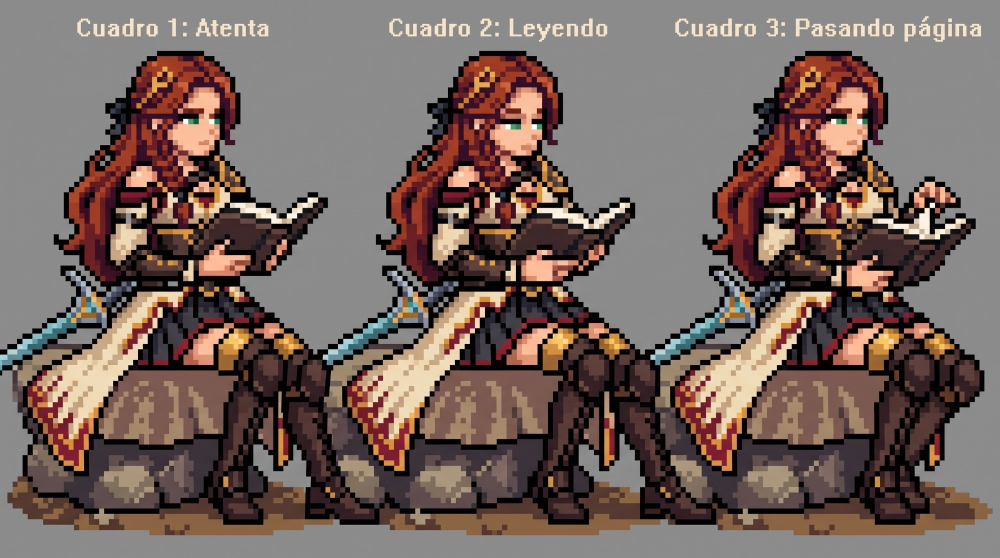
#> input picture docs/reference/lyra-read-owner-reference.jpg, 2000 x 1116 px (shown at 1/2 size)
$ python lyra-read-from-ref.py
#> lines starting #> are read from the running program, lines starting #| are printed output that depends on the picture
### tools/refs/lyra_read_ref.py
"""The owner's three frames of Lyra reading (docs/reference/lyra-read-owner-reference.jpg), shared by
lyra-read-from-ref.py (her pieces) and seat-rock-from-ref.py (the rock she sits on).

His picture (2000 x 1116, 2026-10-22) is our Lyra's read pose repainted by him in three panels:
"Cuadro 1: Atenta", "Cuadro 2: Leyendo", "Cuadro 3: Pasando pagina". She sits on a grey rock with an
open dark book in both hands; in the third frame her far hand lifts the far page. His words: "copialo
exacto me encanta estas poses nuevas de sentado y leyendo es el nuevo standard", and of her hands "mira
como estan sus manos se ven excelentes copialo igual"; of the rock "puedes usar la piedra tambien como
objeto pero ese objeto cambiara dependiendo del escenario" (so the rock is a seat of its own, not hers).

His grid: about 10.4 picture pixels a pixel of his, drifting over the picture (owner_paintover.native
finds it per panel). He drew her at OUR scale: one of his pixels is one fine pixel of our sprite (her
head, face and torso lie on our Lyra's at 1.00; his figure is taller only because she sits upright on a
taller seat), so every pixel is taken one for one. The three panels line up: panel k's column x is
panel 1's column x - SHIFT[k] (they agree to the pixel on her head), and panel 1's pixel (x, y) is our
fine pixel (x + OFFSET[0], y + OFFSET[1]): his soles (row 92) on our ground row 215, her near boot where
our read pose has had it.

Every pixel of a frame belongs to one owner, the option of hers that draws it: her hair, her face (the
face shape 'fine'), the blouse (with the skin of her shoulders, arms and hands, as the blouse carries her
bare shoulder at idle), the corset, the skirt, the tabard, the belt, the boots (with the bare thighs
above them), the sword, the book (camp prop, campfx.ts) and the rock (the seat prop, seats.ts).
ZONES says which, in panel 1's columns: a pixel takes the owner of the last zone it falls in whose rule
takes its colour. His black line goes with every owner it touches, so each one is closed in his line.
"""

import os
import sys

import numpy as np

sys.path.insert(0, os.path.dirname(os.path.abspath(__file__)))

import owner_paintover as P  # noqa: E402

REF = os.path.join(P.REPO, 'docs', 'reference', 'lyra-read-owner-reference.jpg')
PITCH = 10.4
# The picture's box round each panel (they overlap: a box takes a little of its neighbours, cut below).
BOXES = [(5, 95, 760, 1085), (600, 95, 1400, 1085), (1240, 95, 1998, 1085)]
SHIFT = [0, 5, 5]
OFFSET = (74, 123)
# Panel 1's columns kept, and the rows: wide enough for the toe of her far boot, which he drew reaching
# right to the next panel's rock (panel 1's column 74, panel 2's 77).
COLS = 78
ROWS = 97
# Panel 2's far toe lies past its box (the grid read stops at a box's edge and repeats its last cells
# there): those columns are read again over a wider box from the same corner (the same cells; inside the
# old box the two reads agree on her boot), from this column of panel 1's on.
REACH = {1: ((600, 95, 1450, 1085), 74)}
# Panel 1's blade runs off the left edge of his picture. Its box starts 5 picture pixels in, so the grid
# read leaves the cells there unread (black): column 2 was a straight black line down the blade's end
# (the owner, 2026-10-22: "yo aun veo el arma cortada"). The columns before EDGE's column are read again
# over a box from the picture's very edge (the same cells: the same grid and size; the read is kept only
# there, since the wider fit drifts a cell elsewhere), so his blade's last column (2) is his: three cells
# of blade between his line.
EDGE = {0: ((0, 95, 760, 1085), 3)}
# Her blade is his sit picture's (lyra_sit_ref.sit_blade(); the owner, 2026-10-22, of "Pasando pagina" next
# to that picture: "mira la referencia la punta es un poco mas larga y afilada", then "la espada nuestra se ve
# mas corta que en la referencia arregla esto alargandola y poniendola pixel a pixel con mi referencia"). In
# each frame his guard and grip stay; his short blade (its blues left of BLADE_X and his line round them)
# gives way to his sit blade, whole from the guard to the point, his pixels and colours as they are, laid
# from the guard: his sit sword where its guard falls on this frame's (sword_blade()). His guard is the same
# in the three frames and in his sit picture, so the sword points the same way in all of them and the blade
# is not turned (his short read blades, drawn freehand to the panel's edge, lean up to 3 degrees steeper).
# BLADE_X: the blade's columns, left of the guard (panel 1's columns).
BLADE_X = 15
# His grey page, and how far from it a pixel is still page.
PAGE = (139, 139, 139)
PAGE_TOL = 14
# Colours of his within this distance (per channel) are one colour of his.
TOL = 12
# His black line: every channel below this.
LINE = 45
NAMES = ['Atenta', 'Leyendo', 'Pasando pagina']


def right_of(starts):
    """The cells from a column on, row by row: starts is [(row, first column)], each holding down to the
    next row given (the last to the bottom), as a polygon for inside()."""
    poly = []
    for i, (y, x) in enumerate(starts):
        y2 = starts[i + 1][0] if i + 1 < len(starts) else ROWS + 1
        poly += [(x, y), (x, y2)]
    return poly + [(COLS + 1, ROWS + 1), (COLS + 1, starts[0][0])]


# Where the next panel begins on the right of panels 1 and 2, row by row (panel 1's columns): his black
# line round her far knee, shin and boot is hers, the next panel's sword tip, tabard, rock and earth from
# the column after it. (A rectangle from column 64 down took her far shin's line and her far foot with
# them: the owner, 2026-10-22, "tiene cortada la pierna corrigelo".) Where her line and the next panel's
# lie side by side, the second is the neighbour's.
NEXT = {
    0: [(52, 62), (60, 64), (61, 65), (63, 66), (68, 65), (69, 64), (71, 65), (73, 64), (74, 65), (75, 66), (76, 65),
        (77, 66), (78, 67), (79, 66), (81, 67), (82, 68), (83, 67), (84, 69), (86, 70), (87, 71), (89, 74), (90, 75)],
    1: [(52, 63), (60, 65), (61, 66), (63, 67), (68, 66), (71, 67), (73, 66), (74, 67), (75, 68), (76, 67), (77, 68),
        (78, 69), (79, 68), (81, 69), (82, 70), (83, 69), (84, 71), (86, 72), (87, 73), (88, 74), (89, 77), (90, 78)],
}
# The neighbours' pixels in each panel's box (panel 1's columns): the next panel's book above her book,
# and its sword, rock and earth beside her far leg (NEXT); on the left of panels 2 and 3 the panel
# before's boots and book, short of her sword's tip.
OTHERS = {
    0: [[(-6, 0), (3, 0), (3, 58), (2, 58), (2, 64), (3, 64), (3, 98), (-6, 98)], right_of(NEXT[0]), [(66, 0), (COLS + 1, 0), (COLS + 1, 52), (66, 52)]],
    1: [[(-6, 0), (3, 0), (3, 59), (1, 59), (1, 61), (2, 61), (2, 63), (3, 63), (3, 98), (-6, 98)], right_of(NEXT[1]), [(67, 0), (COLS + 1, 0), (COLS + 1, 52), (67, 52)]],
    2: [[(-6, 0), (3, 0), (3, 59), (1, 59), (1, 61), (2, 61), (2, 63), (3, 63), (3, 98), (-6, 98)], [(67, 0), (COLS + 1, 0), (COLS + 1, 52), (67, 52)]],
}


def _cls(m):
    r, g, b = m[..., 0], m[..., 1], m[..., 2]
    return r, g, b


def skin(m):
    r, g, b = _cls(m)
    return (r > 195) & (g > 120) & (g < 215) & (b > 85) & (b < 190) & (r - b > 45) & (r - g > 35)


def leather(m):
    """The corset's, bracers' and pauldron's colours: its browns, golds and steels (not her cream, red or skin)."""
    r, g, b = _cls(m)
    gold = (r > 150) & (g > 100) & (b < 120) & (r - b > 70) & ~skin(m)
    brown = (r >= g - 4) & (g >= b - 12) & (r < 170) & (r - g < 45)
    steel = (np.abs(r - b) < 25) & (np.abs(g - b) < 25) & (r > 60) & (r < 200)
    return gold | brown | steel


def rock(m):
    """The rock's greys and the earth's browns (not her tabard's cream, red and gold, or skin)."""
    r, g, b = _cls(m)
    cream = (r > 195) & (g > 170)
    gold = (r > 170) & (g > 100) & (b < 110) & (r - b > 80)
    red = (r - g > 45) & (b < 90) & (r > 100) & (g < 80)
    return ~cream & ~gold & ~red & ~skin(m)


def earth(m):
    """The earth under the rock and round her boots: his warm browns, lighter than the boots' leather."""
    r, g, b = _cls(m)
    return (r > 105) & (r < 175) & (g > 60) & (g < 120) & (b < 90) & (r - b > 40)


def hair(m):
    """His auburns and the dark maroon of her hair's shadows."""
    r, g, b = _cls(m)
    return ((r - g > 45) & (r < 215) & (g < 130) & (b < 110) & ~skin(m)) | ((r > b) & (r < 100) & (g < 40))


# [4 lines left out: function lining, not called in this run]


ZONES = [
    ('hair', [(10, 0), (52, 0), (52, 22), (43, 22), (43, 28), (26, 28), (26, 32), (23, 32), (23, 50), (10, 50)], None),
    ('face', [(34, 8), (47, 8), (47, 12), (34, 12)], skin),
    ('face', [(36, 12), (45, 12), (45, 22), (43, 25), (40, 26), (36, 26)], None),
    ('top', [(23, 24), (32, 24), (32, 27), (36, 27), (36, 26), (44, 26), (44, 22), (52, 22), (52, 30), (45, 30), (45, 35), (39, 35), (39, 47), (30, 47), (28, 45), (22, 45), (22, 30)], None),
    ('armor', [(23, 24), (32, 24), (32, 27), (36, 27), (36, 26), (44, 26), (44, 22), (52, 22), (52, 30), (45, 30), (45, 35), (39, 35), (39, 47), (30, 47), (28, 45), (22, 45), (22, 30)], leather),
    # her hair over the near shoulder, in front of the blouse
    ('hair', [(30, 22), (36, 22), (36, 32), (32, 32), (30, 29)], hair),
    ('book', [(45, 30), (50, 30), (50, 27), (66, 27), (66, 47), (39, 47), (39, 35), (45, 35)], None),
    ('top', [(45, 30), (50, 30), (50, 27), (66, 27), (66, 47), (39, 47), (39, 35), (45, 35)], skin),
    ('waist', [(27, 45), (53, 45), (53, 50), (27, 50)], None),
    ('bottom', [(30, 50), (56, 50), (56, 55), (52, 62), (36, 62), (30, 56)], None),
    ('feet', [(38, 53), (COLS, 53), (COLS, 94), (44, 94), (44, 62), (38, 62)], None),
    ('skirt', [(26, 45), (38, 45), (30, 62), (46, 62), (46, 77), (21, 77), (21, 84), (8, 84), (6, 64), (14, 58)], None),
    ('held', [(1, 58), (16, 46), (19, 43), (27, 43), (27, 51), (10, 62), (1, 64)], None),
    ('seat', [(0, 62), (7, 62), (8, 76), (21, 76), (21, 77), (46, 77), (46, 84), (44, 86), (44, 94), (64, 94), (64, 98), (0, 98)], rock),
    ('seat', [(44, 82), (66, 82), (66, 98), (44, 98)], earth),
    # her near hand at the book's foot, in front of the belt
    ('top', [(38, 37), (52, 37), (52, 48), (38, 48)], skin),
]
# The ground round her boots (right of the rock and its earth), under their soles and between them, is the
# seat's, never her boots' (his darkest earth is the colour of her boot leather, so the earth rule alone
# leaves it to them): ground() takes it from the earth under her soles (rows from GROUND_ROW). The seat
# prop keeps only the earth under the rock (seat-rock-from-ref.py EARTH_X); the scene's ground is there.
GROUND = [(48, 84), (COLS, 84), (COLS, ROWS), (48, ROWS)]
GROUND_ROW = 92
# Zones of one frame only, laid after ZONES (panel 1's columns).
FRAME_ZONES = {
    # his last column of the blade at his picture's edge, over the rock's zone
    0: [('held', [(0, 59), (3, 59), (3, 64), (0, 64)], None)],
    1: [],
    # the far hand lifting the far page, above the book
    2: [('book', [(50, 23), (64, 23), (64, 30), (50, 30)], None), ('top', [(50, 23), (64, 23), (64, 32), (50, 32)], skin)],
}

_CACHE = {}


def frame(k):
    """Panel k in panel 1's columns: (merged colours (ROWS, COLS, 3), figure mask, line mask), the figure
    being his pixels that are not his page or a neighbour's."""
    if k in _CACHE:
        return _CACHE[k]
    a = P.native(REF, BOXES[k], PITCH)
    s = SHIFT[k]
    if k in REACH:
        box, x0 = REACH[k]
        b = P.native(REF, box, PITCH)
        h = min(a.shape[0], b.shape[0])
        wide = np.zeros((a.shape[0], max(a.shape[1], b.shape[1]), 3), int)
        wide[:, :] = PAGE
        wide[:, :a.shape[1]] = a
        wide[:h, x0 + s:b.shape[1]] = b[:h, x0 + s:]
        a = wide
    if k in EDGE:
        box, x1 = EDGE[k]
        b = P.native(REF, box, PITCH)
        assert b.shape == a.shape, (b.shape, a.shape)
        a = a.copy()
        a[:, :x1 + s] = b[:, :x1 + s]
    out = np.zeros((ROWS, COLS, 3), int)
    out[:, :] = PAGE
    h = min(ROWS, a.shape[0])
    w = min(COLS, a.shape[1] - s)
    out[:h, :w] = a[:h, s:s + w]
    fg = np.abs(out - np.array(PAGE)).max(2) > PAGE_TOL
    for poly in OTHERS[k]:
        fg &= ~P.inside(poly, ROWS, COLS)
    fg[0] = False
    # the cells read again from the picture's edge: kept out of merge(), so his colours elsewhere stay as
    # they were, and given the nearest of the colours merge() found
    new = np.zeros((ROWS, COLS), bool)
    if k in EDGE:
        new[:, :EDGE[k][1]] = fg[:, :EDGE[k][1]]
    m = P.merge(out, fg & ~new, TOL)
    if new.any():
        his = np.unique(m[fg & ~new], axis=0)
        for y, x in zip(*np.nonzero(new)):
            m[y, x] = his[np.argmin(np.abs(his - out[y, x]).max(1))]
    line = fg & (m.max(2) < LINE)
    _CACHE[k] = (m, fg, line)
    return _CACHE[k]


def owners(k):
    """Panel k's owner per pixel: ZONES then FRAME_ZONES[k] over the pixels that are not his line (a
    pixel no zone takes goes with the nearest owner), and each owner's mask with his line round it
    (owner_paintover.own_lines)."""
    m, fg, line = frame(k)
    own = np.full((ROWS, COLS), '', object)
    for owner, poly, rule in ZONES + FRAME_ZONES[k]:
        z = P.inside(poly, ROWS, COLS) & fg & ~line
        if rule is not None:
            z &= rule(m)
        own[z] = owner
    own[ground(fg, line)] = 'seat'
    return P.own_lines(own, fg, line)


def ground(fg, line):
    """The earth he drew round her boots: every pixel of his in GROUND joined (side by side, not across
    his line) to the earth under her soles (rows from GROUND_ROW)."""
    region = P.inside(GROUND, ROWS, COLS) & fg & ~line
    out = region.copy()
    out[:GROUND_ROW] = False
    while True:
        grow = out.copy()
        grow[1:] |= out[:-1]
        grow[:-1] |= out[1:]
        grow[:, 1:] |= out[:, :-1]
        grow[:, :-1] |= out[:, 1:]
        grow &= region
        if (grow == out).all():
            return out
        out = grow


def to_frame(x, y):
    """Panel 1's column and row to our fine pixel."""
    return x + OFFSET[0], y + OFFSET[1]


# [7 lines left out: function guard_cells, not called in this run]


def sword_blade(k, held):
    """Panel k's sword with his sit picture's blade: {(x, y): hex} in panel 1's columns (left of column 0
    too), and where his sit picture's sword lies on this frame's ((dx, dy): his sit column and row less
    this frame's). held: the sword's mask (owners())."""
    import lyra_sit_ref as S

    m, fg, line = frame(k)
    sm, sfg, sline = S.frame()
    sheld = S.owners()[1]['held']
    mine = S.blade_cells(m, line, held, BLADE_X)
    # his guard and grip, as they are
    out = {(int(x), int(y)): P.hexs(m[y, x]) for y, x in zip(*np.nonzero(held & ~mine))}
    # his sit sword laid on this frame's by its guard, where the blade meets it: where most of his sit
    # guard's cells beside the blade (his line and the rest) fall on this guard's, so the blade goes on
    # from this guard as it does from his sit guard; then where most of his sit guard falls on this one
    # (ties: the first in this order)
    here = guard_cells(m, line, held, BLADE_X)
    there = guard_cells(sm, sline, sheld, S.BLADE_X)
    blade = S.sit_blade()[0]
    cells = {(x, y) for x, y, _ in blade}
    joint = {g: ln for g, ln in there.items() if any((g[0] + a, g[1] + b) in cells for a, b in ((1, 0), (-1, 0), (0, 1), (0, -1)))}
    best = None
    for dy in range(-8, 9):
        for dx in range(0, 30):
            n = (sum(1 for (x, y), ln in joint.items() if here.get((x - dx, y - dy)) == ln),
                 sum(1 for (x, y), ln in there.items() if here.get((x - dx, y - dy)) == ln))
            if best is None or n > best[0]:
                best = (n, dx, dy)
    _, dx, dy = best
    for x, y, hx in blade:
        xy = (x - dx, y - dy)
        if xy not in out:
            out[xy] = hx
    return out, (dx, dy)

### tools/refs/owner_paintover.py
"""Shared helpers for the owner's paint-overs of our sprites (his pictures in docs/reference/), for the
scripts that lift his frames into the game (lyra-read-from-ref.py, lyra-throw-from-ref.py,
seat-rock-from-ref.py).

His paint-overs are big pictures (2000 px wide) of his pixels, but their pixel grid is not one even
pitch over the whole picture: it drifts slowly (his read picture's cells are 10.4 picture pixels at the
top and 10.1 at the bottom, and each panel starts at its own phase). native() finds his grid where it
is: the edges of his pixels (where the colour steps, his black line most of all) give, for each axis, a
smooth cubic fit of the grid over the panel, then a local correction (the smallest window round each
point whose edges agree), and each of his pixels is the median of its cell's middle. The same picture
always gives the same pixels.

Scripts import this with sys.path.insert(0, os.path.dirname(__file__)) and run with python3 -I from the
repository root.
"""

import os

import numpy as np
from PIL import Image

REPO = os.path.dirname(os.path.dirname(os.path.dirname(os.path.abspath(__file__))))

# The local windows (picture pixels, sigma) tried from the smallest, and how well the edges in a window
# must agree (0..1) for its correction to be taken.
LOCAL = (6, 10, 16, 28)
AGREE = 0.55
# The cell's middle a pixel of his is read from (fractions of the cell on each axis).
MIDDLE = (0.22, 0.78)


def _box(a, r, axis):
    a = np.moveaxis(a, axis, 0)
    pad = np.concatenate([np.repeat(a[:1], r + 1, 0), a, np.repeat(a[-1:], r, 0)])
    c = np.cumsum(pad, 0)
    out = (c[2 * r + 1:] - c[:-2 * r - 1]) / (2 * r + 1)
    return np.moveaxis(out, 0, axis)


def blur(a, s):
    """Three box blurs: about a Gaussian of sigma s (picture pixels)."""
    r = max(1, int(round(s * 0.87)))
    for _ in range(3):
        a = _box(_box(a, r, 0), r, 1)
    return a


def _terms(x, y, deg):
    return [x ** i * y ** j for i in range(deg + 1) for j in range(deg + 1 - i)]


def _fit_axis(e, X, Y, coord, pitch, deg=3, S=20.0, iters=5):
    """The grid along one axis: u(x, y), whose integer values are his pixel edges. e is the edge strength
    at each picture pixel (the step from the pixel before it along the axis)."""
#> called with pitch = 10.4, deg = 3, S = 20, iters = 5
    z = (e * np.exp(-2j * np.pi * coord / pitch)).sum()
    u = coord / pitch - np.angle(z) / (2 * np.pi)
    xn = (X - X.mean()) / 500.0
    yn = (Y - Y.mean()) / 500.0
    T = np.stack([t.ravel() for t in _terms(xn, yn, deg)], 1)
    coef = np.zeros(T.shape[1])
    sel = np.arange(0, X.size, 7)
    for _ in range(iters):
        um = u + (T @ coef).reshape(u.shape)
        zr = blur(e * np.cos(2 * np.pi * um), S)
        zi = blur(-e * np.sin(2 * np.pi * um), S)
        m = blur(e, S) + 1e-9
        coh = np.hypot(zr, zi) / m
        d = -np.arctan2(zi, zr) / (2 * np.pi)
        w = np.where(coh > 0.45, coh * m, 0).ravel()
        delta = np.linalg.lstsq(T[sel] * w[sel, None], d.ravel()[sel] * w[sel], rcond=None)[0]
        coef -= delta
#> this loop made 5 passes
#> pass 1, in _box, `out = (c[2 * r + 1:] - c[:-2 * r - 1]) / (2 * r + 1)`:
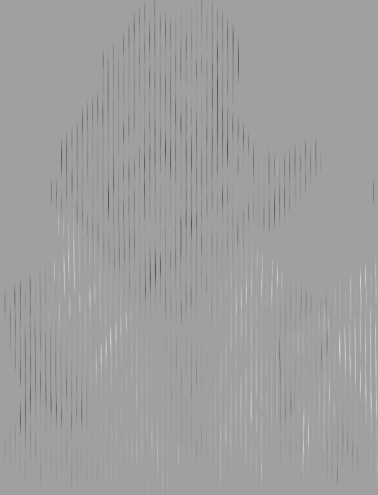
#> out: shape (990, 755) float64 (shown at 1/2 size); min -503.7, max 298.1, mean -2.7; drawn with min black and max white
#> after the loop:
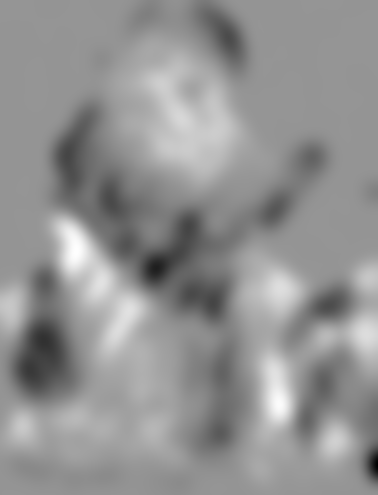
#> zi: shape (990, 755) float64 (shown at 1/2 size); min -27.79, max 19.77, mean -0.437; drawn with min black and max white
#> after the loop:
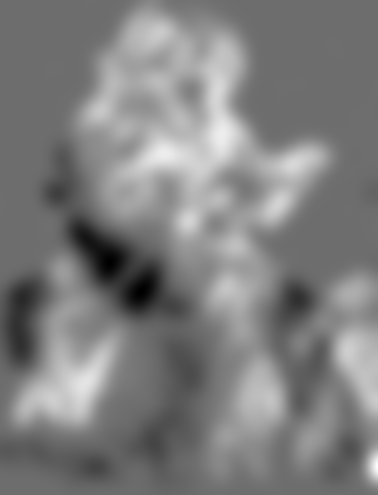
#> zr: shape (990, 755) float64 (shown at 1/2 size); min -20.74, max 27.42, mean 3.2; drawn with min black and max white
    um = u + (T @ coef).reshape(u.shape)
    dl = np.zeros(u.shape)
    done = np.zeros(u.shape, bool)
    for s in LOCAL:
        zr = blur(e * np.cos(2 * np.pi * um), s)
        zi = blur(-e * np.sin(2 * np.pi * um), s)
        m = blur(e, s) + 1e-9
        take = ~done & (np.hypot(zr, zi) / m > AGREE)
        dl[take] = (-np.arctan2(zi, zr) / (2 * np.pi))[take]
        done |= take
#> this loop made 4 passes
#> pass 1, in _box (call 91), `c = np.cumsum(pad, 0)`:
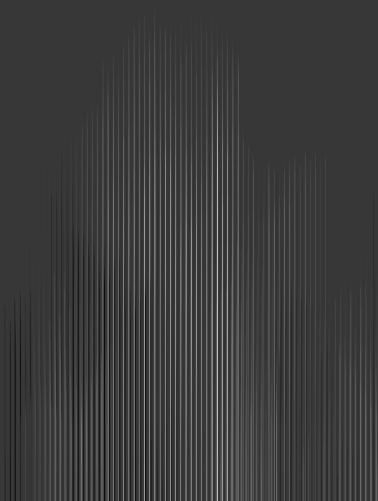
#> c: shape (1001, 755) float64 (shown at 1/2 size); min -18567.5, max 67181.6, mean 1939.9; drawn with min black and max white
#> after the loop:
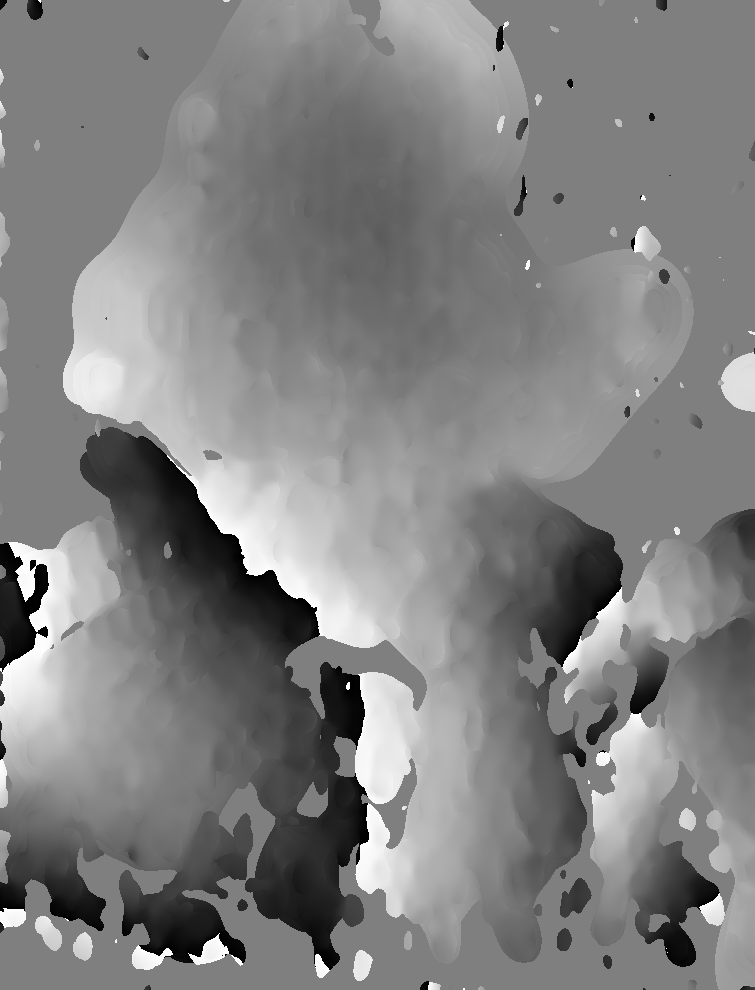
#> dl: shape (990, 755) float64; min -0.5, max 0.5, mean 0.00886; drawn with min black and max white
#> (the rest of the program and of its run is left out)
